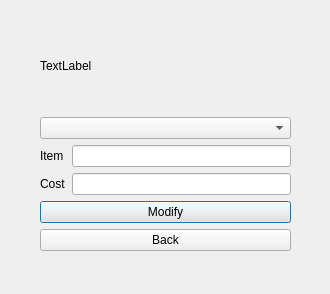
<?xml version="1.0" encoding="UTF-8"?>
<ui version="4.0">
 <class>ModifySouvenir</class>
 <widget class="QDialog" name="ModifySouvenir">
  <property name="geometry">
   <rect>
    <x>0</x>
    <y>0</y>
    <width>330</width>
    <height>294</height>
   </rect>
  </property>
  <property name="windowTitle">
   <string>Dialog</string>
  </property>
  <property name="styleSheet">
   <string notr="true">QToolTip {
    border: 1px solid #76797C;
    background-color: #5A7566;
    color: white;
    padding: 0px;                /*remove padding, for fix combobox tooltip.*/
    opacity: 200;
}

QWidget {
    background: qlineargradient(x1:0 y1:0, x2:1 y2:0, stop:0 #000000, stop:1 #434343);

    selection-background-color: #3daee9;
    selection-color: #eff0f1;
    background-clip: border;
    border-image: none;
    border: 0px transparent black;
    outline: 0;
color:white;
}
QHBoxLayout {
    background-color:black;
}

QWidget:item:hover {
    background-color: #18465d;
    color: #eff0f1;
}

QWidget:item:selected {
    background-color: #18465d;
}

QCheckBox {
    spacing: 5px;
    outline: none;
    color: #eff0f1;
    margin-bottom: 2px;
}

QCheckBox:disabled {
    color: #76797C;
}

QCheckBox::indicator,
QGroupBox::indicator {
    width: 18px;
    height: 18px;
}

QGroupBox::indicator {
    margin-left: 2px;
}

QCheckBox::indicator:unchecked {
    image: url(:/qss_icons/rc/checkbox_unchecked.png);
}

QCheckBox::indicator:unchecked:hover,
QCheckBox::indicator:unchecked:focus,
QCheckBox::indicator:unchecked:pressed,
QGroupBox::indicator:unchecked:hover,
QGroupBox::indicator:unchecked:focus,
QGroupBox::indicator:unchecked:pressed {
    border: none;
    image: url(:/qss_icons/rc/checkbox_unchecked_focus.png);
}

QCheckBox::indicator:checked {
    image: url(:/qss_icons/rc/checkbox_checked.png);
}

QCheckBox::indicator:checked:hover,
QCheckBox::indicator:checked:focus,
QCheckBox::indicator:checked:pressed,
QGroupBox::indicator:checked:hover,
QGroupBox::indicator:checked:focus,
QGroupBox::indicator:checked:pressed {
    border: none;
    image: url(:/qss_icons/rc/checkbox_checked_focus.png);
}

QCheckBox::indicator:indeterminate {
    image: url(:/qss_icons/rc/checkbox_indeterminate.png);
}

QCheckBox::indicator:indeterminate:focus,
QCheckBox::indicator:indeterminate:hover,
QCheckBox::indicator:indeterminate:pressed {
    image: url(:/qss_icons/rc/checkbox_indeterminate_focus.png);
}

QCheckBox::indicator:checked:disabled,
QGroupBox::indicator:checked:disabled {
    image: url(:/qss_icons/rc/checkbox_checked_disabled.png);
}

QCheckBox::indicator:unchecked:disabled,
QGroupBox::indicator:unchecked:disabled {
    image: url(:/qss_icons/rc/checkbox_unchecked_disabled.png);
}

QRadioButton {
    spacing: 5px;
    outline: none;
    color: #eff0f1;
    margin-bottom: 2px;
}

QRadioButton:disabled {
    color: #76797C;
}

QRadioButton::indicator {
    width: 21px;
    height: 21px;
}

QRadioButton::indicator:unchecked {
    image: url(:/qss_icons/rc/radio_unchecked.png);
}

QRadioButton::indicator:unchecked:hover,
QRadioButton::indicator:unchecked:focus,
QRadioButton::indicator:unchecked:pressed {
    border: none;
    outline: none;
    image: url(:/qss_icons/rc/radio_unchecked_focus.png);
}

QRadioButton::indicator:checked {
    border: none;
    outline: none;
    image: url(:/qss_icons/rc/radio_checked.png);
}

QRadioButton::indicator:checked:hover,
QRadioButton::indicator:checked:focus,
QRadioButton::indicator:checked:pressed {
    border: none;
    outline: none;
    image: url(:/qss_icons/rc/radio_checked_focus.png);
}

QRadioButton::indicator:checked:disabled {
    outline: none;
    image: url(:/qss_icons/rc/radio_checked_disabled.png);
}

QRadioButton::indicator:unchecked:disabled {
    image: url(:/qss_icons/rc/radio_unchecked_disabled.png);
}

QMenuBar {
    background-color: #31363b;
    color: #eff0f1;
}

QMenuBar::item {
    background: transparent;
}

QMenuBar::item:selected {
    background: transparent;
    border: 1px solid #76797C;
}

QMenuBar::item:pressed {
    border: 1px solid #76797C;
    background-color: #3daee9;
    color: #eff0f1;
    margin-bottom: -1px;
    padding-bottom: 1px;
}

QMenu {
    border: 1px solid #76797C;
    color: #eff0f1;
    margin: 2px;
}

QMenu::icon {
    margin: 5px;
}

QMenu::item {
    padding: 5px 30px 5px 30px;
    border: 1px solid transparent;
    /* reserve space for selection border */
}

QMenu::item:selected {
    color: #eff0f1;
}

QMenu::separator {
    height: 2px;
    background: lightblue;
    margin-left: 10px;
    margin-right: 5px;
}

QMenu::indicator {
    width: 18px;
    height: 18px;
}


/* non-exclusive indicator = check box style indicator
   (see QActionGroup::setExclusive) */

QMenu::indicator:non-exclusive:unchecked {
    image: url(:/qss_icons/rc/checkbox_unchecked.png);
}

QMenu::indicator:non-exclusive:unchecked:selected {
    image: url(:/qss_icons/rc/checkbox_unchecked_disabled.png);
}

QMenu::indicator:non-exclusive:checked {
    image: url(:/qss_icons/rc/checkbox_checked.png);
}

QMenu::indicator:non-exclusive:checked:selected {
    image: url(:/qss_icons/rc/checkbox_checked_disabled.png);
}


/* exclusive indicator = radio button style indicator (see QActionGroup::setExclusive) */

QMenu::indicator:exclusive:unchecked {
    image: url(:/qss_icons/rc/radio_unchecked.png);
}

QMenu::indicator:exclusive:unchecked:selected {
    image: url(:/qss_icons/rc/radio_unchecked_disabled.png);
}

QMenu::indicator:exclusive:checked {
    image: url(:/qss_icons/rc/radio_checked.png);
}

QMenu::indicator:exclusive:checked:selected {
    image: url(:/qss_icons/rc/radio_checked_disabled.png);
}

QMenu::right-arrow {
    margin: 5px;
    image: url(:/qss_icons/rc/right_arrow.png)
}

QWidget:disabled {
    color: #454545;
    background-color: #31363b;
}

QAbstractItemView {
    alternate-background-color: #31363b;
    color: #eff0f1;
    border: 1px solid #3A3939;
    border-radius: 2px;
}

QWidget:focus,
QMenuBar:focus {
    border: 1px solid #3daee9;
}

QTabWidget:focus,
QCheckBox:focus,
QRadioButton:focus,
QSlider:focus {
    border: none;
}

QLineEdit {
    background-color: #232629;
    padding: 5px;
    border-style: solid;
    border: 1px solid #76797C;
    border-radius: 2px;
    color: #eff0f1;
}

QAbstractItemView QLineEdit {
    padding: 0;
}

QGroupBox {
    border: 1px solid #76797C;
    border-radius: 2px;
    margin-top: 20px;
}

QGroupBox::title {
    subcontrol-origin: margin;
    subcontrol-position: top center;
    padding-left: 10px;
    padding-right: 10px;
    padding-top: 10px;
}

QAbstractScrollArea {
    border-radius: 2px;
    border: 1px solid #76797C;
    background-color: transparent;
}

QScrollBar:horizontal {
    height: 15px;
    margin: 3px 15px 3px 15px;
    border: 1px transparent #2A2929;
    border-radius: 4px;
    background-color: #2A2929;
}

QScrollBar::handle:horizontal {
    background-color: #605F5F;
    min-width: 5px;
    border-radius: 4px;
}

QScrollBar::add-line:horizontal {
    margin: 0px 3px 0px 3px;
    border-image: url(:/qss_icons/rc/right_arrow_disabled.png);
    width: 10px;
    height: 10px;
    subcontrol-position: right;
    subcontrol-origin: margin;
}

QScrollBar::sub-line:horizontal {
    margin: 0px 3px 0px 3px;
    border-image: url(:/qss_icons/rc/left_arrow_disabled.png);
    height: 10px;
    width: 10px;
    subcontrol-position: left;
    subcontrol-origin: margin;
}

QScrollBar::add-line:horizontal:hover,
QScrollBar::add-line:horizontal:on {
    border-image: url(:/qss_icons/rc/right_arrow.png);
    height: 10px;
    width: 10px;
    subcontrol-position: right;
    subcontrol-origin: margin;
}

QScrollBar::sub-line:horizontal:hover,
QScrollBar::sub-line:horizontal:on {
    border-image: url(:/qss_icons/rc/left_arrow.png);
    height: 10px;
    width: 10px;
    subcontrol-position: left;
    subcontrol-origin: margin;
}

QScrollBar::up-arrow:horizontal,
QScrollBar::down-arrow:horizontal {
    background: none;
}

QScrollBar::add-page:horizontal,
QScrollBar::sub-page:horizontal {
    background: none;
}

QScrollBar:vertical {
    background-color: #2A2929;
    width: 15px;
    margin: 15px 3px 15px 3px;
    border: 1px transparent #2A2929;
    border-radius: 4px;
}

QScrollBar::handle:vertical {
    background-color: #605F5F;
    min-height: 5px;
    border-radius: 4px;
}

QScrollBar::sub-line:vertical {
    margin: 3px 0px 3px 0px;
    border-image: url(:/qss_icons/rc/up_arrow_disabled.png);
    height: 10px;
    width: 10px;
    subcontrol-position: top;
    subcontrol-origin: margin;
}

QScrollBar::add-line:vertical {
    margin: 3px 0px 3px 0px;
    border-image: url(:/qss_icons/rc/down_arrow_disabled.png);
    height: 10px;
    width: 10px;
    subcontrol-position: bottom;
    subcontrol-origin: margin;
}

QScrollBar::sub-line:vertical:hover,
QScrollBar::sub-line:vertical:on {
    border-image: url(:/qss_icons/rc/up_arrow.png);
    height: 10px;
    width: 10px;
    subcontrol-position: top;
    subcontrol-origin: margin;
}

QScrollBar::add-line:vertical:hover,
QScrollBar::add-line:vertical:on {
    border-image: url(:/qss_icons/rc/down_arrow.png);
    height: 10px;
    width: 10px;
    subcontrol-position: bottom;
    subcontrol-origin: margin;
}

QScrollBar::up-arrow:vertical,
QScrollBar::down-arrow:vertical {
    background: none;
}

QScrollBar::add-page:vertical,
QScrollBar::sub-page:vertical {
    background: none;
}

QTextEdit {
    background-color: #232629;
    color: #eff0f1;
    border: 1px solid #76797C;
}

QPlainTextEdit {
    background-color: #232629;
    ;
    color: #eff0f1;
    border-radius: 2px;
    border: 1px solid #76797C;
}

QHeaderView::section {
    background-color: #76797C;
    color: #eff0f1;
    padding: 5px;
    border: 1px solid #76797C;
}

QSizeGrip {
    image: url(:/qss_icons/rc/sizegrip.png);
    width: 12px;
    height: 12px;
}

QMainWindow::separator {
    background-color: #31363b;
    color: white;
    padding-left: 4px;
    spacing: 2px;
    border: 1px dashed #76797C;
}

QMainWindow::separator:hover {
    background-color: #787876;
    color: white;
    padding-left: 4px;
    border: 1px solid #76797C;
    spacing: 2px;
}

QMenu::separator {
    height: 1px;
    background-color: #76797C;
    color: white;
    padding-left: 4px;
    margin-left: 10px;
    margin-right: 5px;
}

QFrame {
    border-radius: 2px;
    border: 1px solid #76797C;
}

QFrame[frameShape=&quot;0&quot;] {
    border-radius: 2px;
    border: 1px transparent #76797C;
}

QStackedWidget {
    border: 1px transparent black;
}

QToolBar {
    border: 1px transparent #393838;
    background: 1px solid #31363b;
    font-weight: bold;
}

QToolBar::handle:horizontal {
    image: url(:/qss_icons/rc/Hmovetoolbar.png);
}

QToolBar::handle:vertical {
    image: url(:/qss_icons/rc/Vmovetoolbar.png);
}

QToolBar::separator:horizontal {
    image: url(:/qss_icons/rc/Hsepartoolbar.png);
}

QToolBar::separator:vertical {
    image: url(:/qss_icons/rc/Vsepartoolbar.png);
}

QToolButton#qt_toolbar_ext_button {
    background: #58595a
}

QPushButton {
    color: white;
    background: qlineargradient(x1:0 y1:0, x2:1 y2:0, stop:0 #333333, stop:1 #dd1818);

    border-width: 1px;
    border-color: rgb(255, 0, 24);
    border-style: solid;
    padding: 5px;
    border-radius: 2px;
    outline: none;
}

QPushButton:pressed {
    background-color: #e65c00;
    padding-top: -15px;
    padding-bottom: -17px;
}

QComboBox {
    selection-background-color: #3daee9;
    border-style: solid;
    border: 1px solid #76797C;
    border-radius: 2px;
    padding: 5px;
    min-width: 75px;
}

QPushButton:checked {
    background-color: #76797C;
    border-color: #6A6969;
}

QComboBox:hover,
QPushButton:hover,
QAbstractSpinBox:hover,
QLineEdit:hover,
QTextEdit:hover,
QPlainTextEdit:hover,
QAbstractView:hover,
QTreeView:hover {
    border: 2px solid yellow;
    color: yellow;
}

QComboBox:on {
    padding-top: 3px;
    padding-left: 4px;
    selection-background-color: rgba(255, 0, 0, 0.5);
}

QComboBox QAbstractItemView {
    background-color: #232629;
    border-radius: 2px;
    border: 1px solid #76797C;
    selection-background-color: #18465d;
}

QComboBox::drop-down {
    subcontrol-origin: padding;
    subcontrol-position: top right;
    width: 15px;
    border-left-width: 0px;
    border-left-color: darkgray;
    border-left-style: solid;
    border-top-right-radius: 3px;
    border-bottom-right-radius: 3px;
}

QComboBox::down-arrow {
    image: url(:/qss_icons/rc/down_arrow_disabled.png);
}

QComboBox::down-arrow:on,
QComboBox::down-arrow:hover,
QComboBox::down-arrow:focus {
    image: url(:/qss_icons/rc/down_arrow.png);
}

QAbstractSpinBox {
    padding: 5px;
    border: 1px solid #76797C;
    background-color: #232629;
    color: #eff0f1;
    border-radius: 2px;
    min-width: 75px;
}

QAbstractSpinBox:up-button {
    background-color: transparent;
    subcontrol-origin: border;
    subcontrol-position: center right;
}

QAbstractSpinBox:down-button {
    background-color: transparent;
    subcontrol-origin: border;
    subcontrol-position: center left;
}

QAbstractSpinBox::up-arrow,
QAbstractSpinBox::up-arrow:disabled,
QAbstractSpinBox::up-arrow:off {
    image: url(:/qss_icons/rc/up_arrow_disabled.png);
    width: 10px;
    height: 10px;
}

QAbstractSpinBox::up-arrow:hover {
    image: url(:/qss_icons/rc/up_arrow.png);
}

QAbstractSpinBox::down-arrow,
QAbstractSpinBox::down-arrow:disabled,
QAbstractSpinBox::down-arrow:off {
    image: url(:/qss_icons/rc/down_arrow_disabled.png);
    width: 10px;
    height: 10px;
}

QAbstractSpinBox::down-arrow:hover {
    image: url(:/qss_icons/rc/down_arrow.png);
}

QLabel {
    border: 0px solid black;
}

QTabWidget {
    border: 0px transparent black;
}

QTabWidget::pane {
    border: 1px solid #76797C;
    padding: 5px;
    margin: 0px;
}

QTabWidget::tab-bar {
    /* left: 5px; move to the right by 5px */
}

QTabBar {
    qproperty-drawBase: 0;
    border-radius: 3px;
}

QTabBar:focus {
    border: 0px transparent black;
}

QTabBar::close-button {
    image: url(:/qss_icons/rc/close.png);
    background: transparent;
}

QTabBar::close-button:hover {
    image: url(:/qss_icons/rc/close-hover.png);
    background: transparent;
}

QTabBar::close-button:pressed {
    image: url(:/qss_icons/rc/close-pressed.png);
    background: transparent;
}


/* TOP TABS */

QTabBar::tab:top {
    color: #eff0f1;
    border: 1px solid #76797C;
    border-bottom: 1px transparent black;
    background-color: #31363b;
    padding: 5px;
    min-width: 50px;
    border-top-left-radius: 2px;
    border-top-right-radius: 2px;
}

QTabBar::tab:top:selected {
    color: #eff0f1;
    background-color: #54575B;
    border: 1px solid #76797C;
    border-bottom: 2px solid #3daee9;
    border-top-left-radius: 2px;
    border-top-right-radius: 2px;
}

QTabBar::tab:top:!selected:hover {
    background-color: #3daee9;
}


/* BOTTOM TABS */

QTabBar::tab:bottom {
    color: #eff0f1;
    border: 1px solid #76797C;
    border-top: 1px transparent black;
    background-color: #31363b;
    padding: 5px;
    border-bottom-left-radius: 2px;
    border-bottom-right-radius: 2px;
    min-width: 50px;
}

QTabBar::tab:bottom:selected {
    color: #eff0f1;
    background-color: #54575B;
    border: 1px solid #76797C;
    border-top: 2px solid #3daee9;
    border-bottom-left-radius: 2px;
    border-bottom-right-radius: 2px;
}

QTabBar::tab:bottom:!selected:hover {
    background-color: #3daee9;
}


/* LEFT TABS */

QTabBar::tab:left {
    color: #eff0f1;
    border: 1px solid #76797C;
    border-left: 1px transparent black;
    background-color: #31363b;
    padding: 5px;
    border-top-right-radius: 2px;
    border-bottom-right-radius: 2px;
    min-height: 50px;
}

QTabBar::tab:left:selected {
    color: #eff0f1;
    background-color: #54575B;
    border: 1px solid #76797C;
    border-left: 2px solid #3daee9;
    border-top-right-radius: 2px;
    border-bottom-right-radius: 2px;
}

QTabBar::tab:left:!selected:hover {
    background-color: #3daee9;
}


/* RIGHT TABS */

QTabBar::tab:right {
    color: #eff0f1;
    border: 1px solid #76797C;
    border-right: 1px transparent black;
    background-color: #31363b;
    padding: 5px;
    border-top-left-radius: 2px;
    border-bottom-left-radius: 2px;
    min-height: 50px;
}

QTabBar::tab:right:selected {
    color: #eff0f1;
    background-color: #54575B;
    border: 1px solid #76797C;
    border-right: 2px solid #3daee9;
    border-top-left-radius: 2px;
    border-bottom-left-radius: 2px;
}

QTabBar::tab:right:!selected:hover {
    background-color: #3daee9;
}

QTabBar QToolButton::right-arrow:enabled {
    image: url(:/qss_icons/rc/right_arrow.png);
}

QTabBar QToolButton::left-arrow:enabled {
    image: url(:/qss_icons/rc/left_arrow.png);
}

QTabBar QToolButton::right-arrow:disabled {
    image: url(:/qss_icons/rc/right_arrow_disabled.png);
}

QTabBar QToolButton::left-arrow:disabled {
    image: url(:/qss_icons/rc/left_arrow_disabled.png);
}

QDockWidget {
    background: #31363b;
    border: 1px solid #403F3F;
    titlebar-close-icon: url(:/qss_icons/rc/close.png);
    titlebar-normal-icon: url(:/qss_icons/rc/undock.png);
}

QDockWidget::close-button,
QDockWidget::float-button {
    border: 1px solid transparent;
    border-radius: 2px;
    background: transparent;
}

QDockWidget::close-button:hover,
QDockWidget::float-button:hover {
    background: rgba(255, 255, 255, 10);
}

QDockWidget::close-button:pressed,
QDockWidget::float-button:pressed {
    padding: 1px -1px -1px 1px;
    background: rgba(255, 255, 255, 10);
}

QTreeView,
QListView {
    border: 1px solid #76797C;
    background-color: #232629;
}

QTreeView:branch:selected,
QTreeView:branch:hover {
    background: url(:/qss_icons/rc/transparent.png);
}

QTreeView::branch:has-siblings:!adjoins-item {
    border-image: url(:/qss_icons/rc/transparent.png);
}

QTreeView::branch:has-siblings:adjoins-item {
    border-image: url(:/qss_icons/rc/transparent.png);
}

QTreeView::branch:!has-children:!has-siblings:adjoins-item {
    border-image: url(:/qss_icons/rc/transparent.png);
}

QTreeView::branch:has-children:!has-siblings:closed,
QTreeView::branch:closed:has-children:has-siblings {
    image: url(:/qss_icons/rc/branch_closed.png);
}

QTreeView::branch:open:has-children:!has-siblings,
QTreeView::branch:open:has-children:has-siblings {
    image: url(:/qss_icons/rc/branch_open.png);
}

QTreeView::branch:has-children:!has-siblings:closed:hover,
QTreeView::branch:closed:has-children:has-siblings:hover {
    image: url(:/qss_icons/rc/branch_closed-on.png);
}

QTreeView::branch:open:has-children:!has-siblings:hover,
QTreeView::branch:open:has-children:has-siblings:hover {
    image: url(:/qss_icons/rc/branch_open-on.png);
}

QListView::item:!selected:hover,
QTreeView::item:!selected:hover {
    background: #18465d;
    outline: 0;
    color: #eff0f1
}

QListView::item:selected:hover,
QTreeView::item:selected:hover {
    background: #287399;
    color: #eff0f1;
}

QTreeView::indicator:checked,
QListView::indicator:checked {
    image: url(:/qss_icons/rc/checkbox_checked.png);
}

QTreeView::indicator:unchecked,
QListView::indicator:unchecked {
    image: url(:/qss_icons/rc/checkbox_unchecked.png);
}

QTreeView::indicator:checked:hover,
QTreeView::indicator:checked:focus,
QTreeView::indicator:checked:pressed,
QListView::indicator:checked:hover,
QListView::indicator:checked:focus,
QListView::indicator:checked:pressed {
    image: url(:/qss_icons/rc/checkbox_checked_focus.png);
}

QTreeView::indicator:unchecked:hover,
QTreeView::indicator:unchecked:focus,
QTreeView::indicator:unchecked:pressed,
QListView::indicator:unchecked:hover,
QListView::indicator:unchecked:focus,
QListView::indicator:unchecked:pressed {
    image: url(:/qss_icons/rc/checkbox_unchecked_focus.png);
}

QSlider::groove:horizontal {
    border: 1px solid #565a5e;
    height: 4px;
    background: #565a5e;
    margin: 0px;
    border-radius: 2px;
}

QSlider::handle:horizontal {
    background: #232629;
    border: 1px solid #565a5e;
    width: 16px;
    height: 16px;
    margin: -8px 0;
    border-radius: 9px;
}

QSlider::groove:vertical {
    border: 1px solid #565a5e;
    width: 4px;
    background: #565a5e;
    margin: 0px;
    border-radius: 3px;
}

QSlider::handle:vertical {
    background: #232629;
    border: 1px solid #565a5e;
    width: 16px;
    height: 16px;
    margin: 0 -8px;
    border-radius: 9px;
}

QToolButton {
    background-color: transparent;
    border: 1px transparent #76797C;
    border-radius: 2px;
    margin: 3px;
    padding: 5px;
}

QToolButton[popupMode=&quot;1&quot;] {
    /* only for MenuButtonPopup */
    padding-right: 20px;
    /* make way for the popup button */
    border: 1px #76797C;
    border-radius: 5px;
}

QToolButton[popupMode=&quot;2&quot;] {
    /* only for InstantPopup */
    padding-right: 10px;
    /* make way for the popup button */
    border: 1px #76797C;
}

QToolButton:hover,
QToolButton::menu-button:hover {
    background-color: transparent;
    border: 1px solid #3daee9;
    padding: 5px;
}

QToolButton:checked,
QToolButton:pressed,
QToolButton::menu-button:pressed {
    background-color: #3daee9;
    border: 1px solid #3daee9;
    padding: 5px;
}


/* the subcontrol below is used only in the InstantPopup or DelayedPopup mode */

QToolButton::menu-indicator {
    image: url(:/qss_icons/rc/down_arrow.png);
    top: -7px;
    left: -2px;
    /* shift it a bit */
}


/* the subcontrols below are used only in the MenuButtonPopup mode */

QToolButton::menu-button {
    border: 1px transparent #76797C;
    border-top-right-radius: 6px;
    border-bottom-right-radius: 6px;
    /* 16px width + 4px for border = 20px allocated above */
    width: 16px;
    outline: none;
}

QToolButton::menu-arrow {
    image: url(:/qss_icons/rc/down_arrow.png);
}

QToolButton::menu-arrow:open {
    border: 1px solid #76797C;
}

QPushButton::menu-indicator {
    subcontrol-origin: padding;
    subcontrol-position: bottom right;
    left: 8px;
}

QTableView {
    border: 1px solid #76797C;
    gridline-color: #31363b;
    background-color: #232629;
}

QTableView,
QHeaderView {
    border-radius: 0px;
}

QTableView::item:pressed,
QListView::item:pressed,
QTreeView::item:pressed {
    background: #18465d;
    color: #eff0f1;
}

QTableView::item:selected:active,
QTreeView::item:selected:active,
QListView::item:selected:active {
    background: #287399;
    color: #eff0f1;
}

QHeaderView {
    background-color: #31363b;
    border: 1px transparent;
    border-radius: 0px;
    margin: 0px;
    padding: 0px;
}

QHeaderView::section {
    background-color: #31363b;
    color: #eff0f1;
    padding: 5px;
    border: 1px solid #76797C;
    border-radius: 0px;
    text-align: center;
}

QHeaderView::section::vertical::first,
QHeaderView::section::vertical::only-one {
    border-top: 1px solid #76797C;
}

QHeaderView::section::vertical {
    border-top: transparent;
}

QHeaderView::section::horizontal::first,
QHeaderView::section::horizontal::only-one {
    border-left: 1px solid #76797C;
}

QHeaderView::section::horizontal {
    border-left: transparent;
}

QHeaderView::section:checked {
    color: white;
    background-color: #334e5e;
}


/* style the sort indicator */

QHeaderView::down-arrow {
    image: url(:/qss_icons/rc/down_arrow.png);
}

QHeaderView::up-arrow {
    image: url(:/qss_icons/rc/up_arrow.png);
}

QTableCornerButton::section {
    background-color: #31363b;
    border: 1px transparent #76797C;
    border-radius: 0px;
}

QToolBox {
    padding: 5px;
    border: 1px transparent black;
}

QToolBox::tab {
    color: #eff0f1;
    background-color: #31363b;
    border: 1px solid #76797C;
    border-bottom: 1px transparent #31363b;
    border-top-left-radius: 5px;
    border-top-right-radius: 5px;
}

QToolBox::tab:selected {
    /* italicize selected tabs */
    font: italic;
    background-color: #31363b;
    border-color: #3daee9;
}

QStatusBar::item {
    border: 0px transparent dark;
}

QFrame[height=&quot;3&quot;],
QFrame[width=&quot;3&quot;] {
    background-color: #76797C;
}

QSplitter::handle {
    border: 1px dashed #76797C;
}

QSplitter::handle:hover {
    background-color: #787876;
    border: 1px solid #76797C;
}

QSplitter::handle:horizontal {
    width: 1px;
}

QSplitter::handle:vertical {
    height: 1px;
}

QProgressBar {
    border: 1px solid #76797C;
    border-radius: 5px;
    text-align: center;
}

QProgressBar::chunk {
    background-color: #05B8CC;
}

QDateEdit {
    selection-background-color: #3daee9;
    border-style: solid;
    border: 1px solid #3375A3;
    border-radius: 2px;
    padding: 1px;
    min-width: 75px;
}

QDateEdit:on {
    padding-top: 3px;
    padding-left: 4px;
    selection-background-color: rgba(255, 0, 0, 0.5)
}

QDateEdit QAbstractItemView {
    background-color: #232629;
    border-radius: 2px;
    border: 1px solid #3375A3;
    selection-background-color: #3daee9;
}

QDateEdit::drop-down {
    subcontrol-origin: padding;
    subcontrol-position: top right;
    width: 15px;
    border-left-width: 0px;
    border-left-color: darkgray;
    border-left-style: solid;
    border-top-right-radius: 3px;
    border-bottom-right-radius: 3px;
}

QDateEdit::down-arrow {
    image: url(:/qss_icons/rc/down_arrow_disabled.png);
}

QDateEdit::down-arrow:on,
QDateEdit::down-arrow:hover,
QDateEdit::down-arrow:focus {
    image: url(:/qss_icons/rc/down_arrow.png);
}
</string>
  </property>
  <widget class="QWidget" name="layoutWidget">
   <property name="geometry">
    <rect>
     <x>40</x>
     <y>20</y>
     <width>251</width>
     <height>231</height>
    </rect>
   </property>
   <layout class="QVBoxLayout" name="verticalLayout_5">
    <item>
     <layout class="QVBoxLayout" name="verticalLayout_4">
      <item>
       <layout class="QVBoxLayout" name="verticalLayout_3">
        <item>
         <widget class="QLabel" name="team_name">
          <property name="text">
           <string>TextLabel</string>
          </property>
         </widget>
        </item>
        <item>
         <widget class="QComboBox" name="SouvenirBox"/>
        </item>
       </layout>
      </item>
      <item>
       <layout class="QHBoxLayout" name="horizontalLayout">
        <item>
         <layout class="QVBoxLayout" name="verticalLayout_2">
          <item>
           <widget class="QLabel" name="item_label">
            <property name="text">
             <string>Item</string>
            </property>
           </widget>
          </item>
          <item>
           <widget class="QLabel" name="cost_label">
            <property name="text">
             <string>Cost</string>
            </property>
           </widget>
          </item>
         </layout>
        </item>
        <item>
         <layout class="QVBoxLayout" name="verticalLayout">
          <item>
           <widget class="QLineEdit" name="item_edit"/>
          </item>
          <item>
           <widget class="QLineEdit" name="cost_edit"/>
          </item>
         </layout>
        </item>
       </layout>
      </item>
     </layout>
    </item>
    <item>
     <widget class="QPushButton" name="mod_button">
      <property name="text">
       <string>Modify</string>
      </property>
     </widget>
    </item>
    <item>
     <widget class="QPushButton" name="pushButton_2">
      <property name="text">
       <string>Back</string>
      </property>
     </widget>
    </item>
   </layout>
  </widget>
 </widget>
 <resources/>
 <connections/>
</ui>
